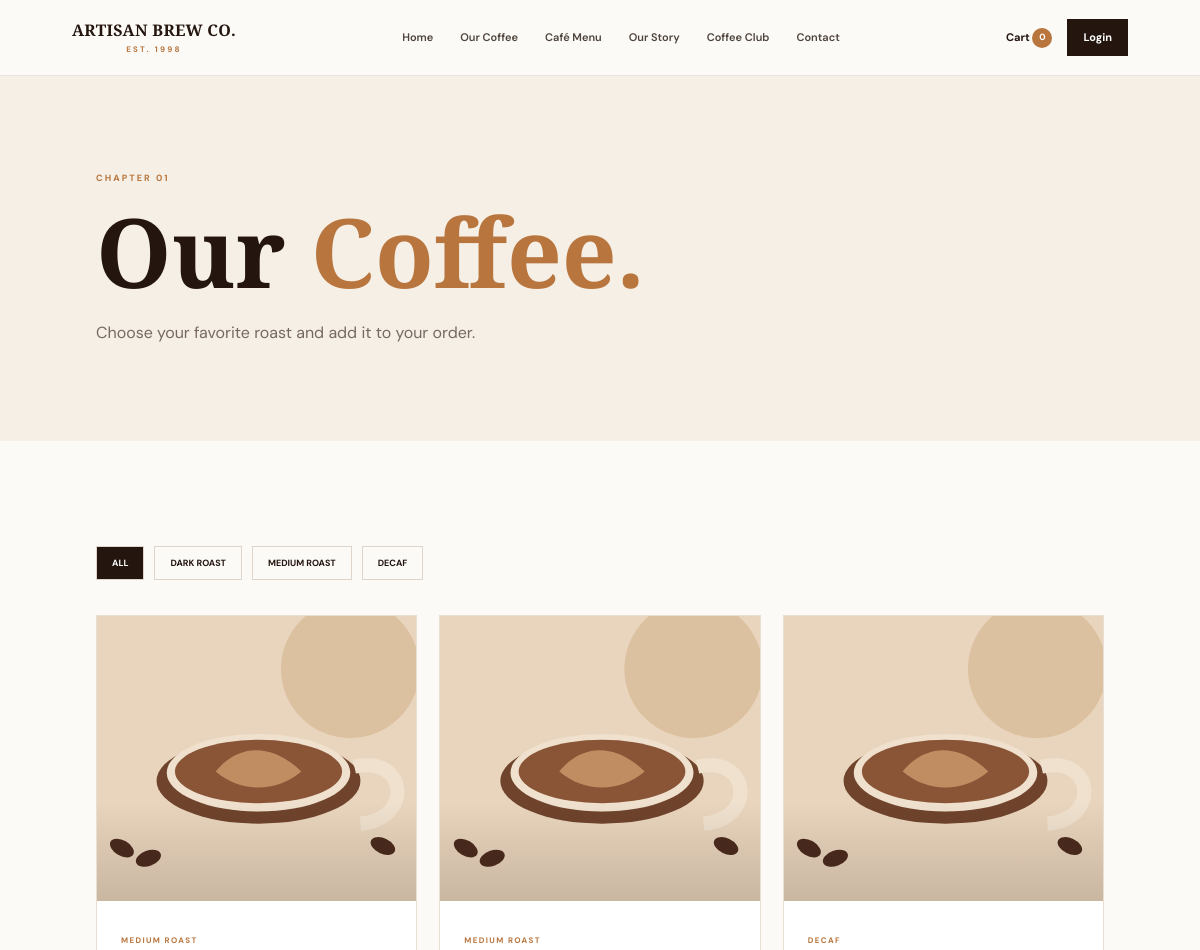
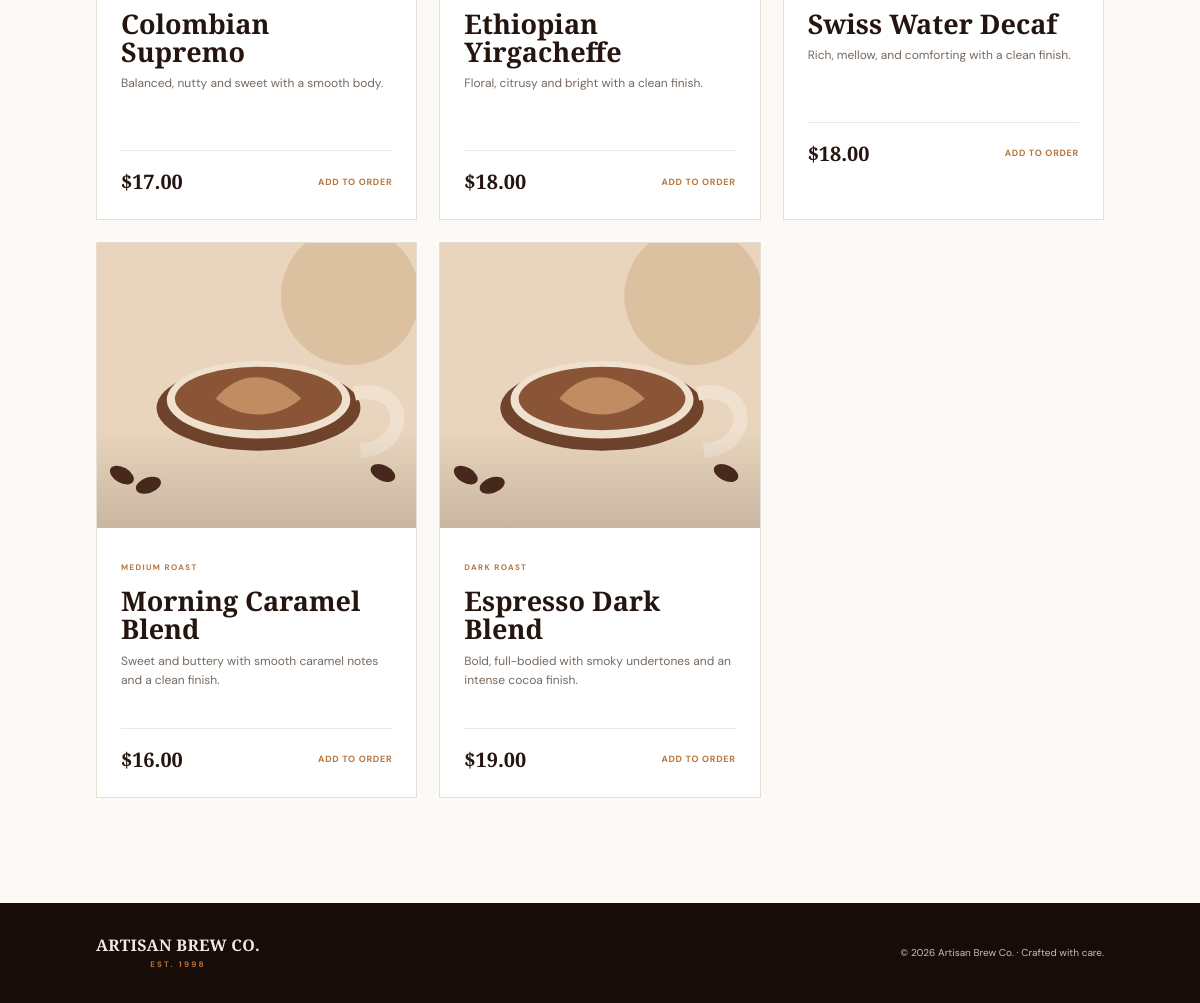
/products.php, run on the app's committed database (2 pictures, top to bottom).
### tables this page shows
CREATE TABLE IF NOT EXISTS products(product_id INT AUTO_INCREMENT PRIMARY KEY,name VARCHAR(150) NOT NULL,category VARCHAR(80) NOT NULL,price DECIMAL(10,2) NOT NULL,description TEXT NOT NULL,image VARCHAR(180) NOT NULL,created_at TIMESTAMP DEFAULT CURRENT_TIMESTAMP);

### products.php (the view)
<?php
require "includes/db.php"; $pageTitle="Our Coffee | Artisan Brew Co."; $cat=$_GET['category']??"All";
if($cat==="All") $stmt=$conn->prepare("SELECT * FROM products ORDER BY product_id DESC");
else {$stmt=$conn->prepare("SELECT * FROM products WHERE category=? ORDER BY product_id DESC");$stmt->bind_param("s",$cat);}
$stmt->execute();$products=$stmt->get_result();require "includes/header.php";?>
<section class="page-hero"><p class="eyebrow">CHAPTER 01</p><h1>Our <em>Coffee.</em></h1><p>Choose your favorite roast and add it to your order.</p></section>
<section class="section"><div class="filters"><?php foreach(["All","Dark Roast","Medium Roast","Decaf"] as $c):?><a class="<?=$cat===$c?'active':''?>" href="products.php<?= $c==="All"?'': '?category='.urlencode($c)?>"><?=$c?></a><?php endforeach;?></div>
<div class="product-grid"><?php while($p=$products->fetch_assoc()):?><article class="product-card"><div class="product-photo"><img src="assets/images/<?=htmlspecialchars($p['image'])?>" alt=""></div><div class="product-info"><span class="tag"><?=htmlspecialchars(strtoupper($p['category']))?></span><h3><?=htmlspecialchars($p['name'])?></h3><p><?=htmlspecialchars($p['description'])?></p><div class="product-bottom"><strong>$<?=number_format($p['price'],2)?></strong><a class="add-link" href="add_to_cart.php?id=<?=$p['product_id']?>">Add to order</a></div></div></article><?php endwhile;?></div></section><?php require "includes/footer.php";?>

### includes/header.php (shortened to what this page needs)
<?php
$cartCount = array_sum($_SESSION['cart'] ?? []);
?>
<!doctype html>
<html lang="en">
<head>
<link rel="stylesheet" href="assets/css/styles.css">
</head>
<body>
<header class="site-header">
<a class="brand" href="index.php">ARTISAN BREW CO.<small>EST. 1998</small></a>
<nav class="nav"><a href="index.php">Home</a><a href="products.php">Our Coffee</a><a href="menu.php">Café Menu</a><a href="index.php#story">Our Story</a><a href="index.php#club">Coffee Club</a><a href="contact.php">Contact</a></nav>
<div class="header-actions"><a href="cart.php">Cart <span class="cart-count"><?= (int)$cartCount ?></span></a><?php if(isset($_SESSION['user'])):?><a class="nav-order" href="logout.php">Logout</a><?php else:?><a class="nav-order" href="login.php">Login</a><?php endif;?></div>
</header><main>

### includes/footer.php
</main>
<footer><a class="brand" href="index.php">ARTISAN BREW CO.<small>EST. 1998</small></a><span>© <?=date("Y")?> Artisan Brew Co. · Crafted with care.</span></footer>
<script src="assets/js/script.js"></script></body></html>

### assets/css/styles.css (style rules this page uses)
* { box-sizing:border-box;margin:0;padding:0 }
:root { --espresso:#24150f;--coffee:#4b2b1f;--cream:#f5efe6;--paper:#fbfaf7;--latte:#d8b58d;--caramel:#b8753d;--sand:#e9dfd2;--muted:#76695f;--line:#e7ded4;--white:#fff }
html { scroll-behavior:smooth }
body { font-family:'DM Sans',Arial,sans-serif;background:var(--paper);color:var(--espresso);line-height:1.6 }
a { text-decoration:none;color:inherit }
.site-header { position:sticky;top:0;z-index:20;height:76px;display:flex;align-items:center;justify-content:space-between;padding:0 6vw;background:rgba(251,250,247,.94);backdrop-filter:blur(14px);border-bottom:1px solid rgba(75,43,31,.1) }
.brand { font-family:'Playfair Display',Georgia,serif;font-size:16px;font-weight:600;color:var(--espresso);display:flex;flex-direction:column;line-height:1;letter-spacing:.02em }
.brand small { font:700 8px 'DM Sans',Arial;letter-spacing:.28em;text-align:center;margin-top:6px;color:var(--caramel) }
.nav { display:flex;gap:27px;font-size:11px;font-weight:600;color:#4f433b }
.nav a { position:relative }
.nav a:after { content:"";position:absolute;left:0;bottom:-7px;width:0;height:1px;background:var(--caramel);transition:.25s }
.header-actions { display:flex;gap:15px;align-items:center;font-size:11px;font-weight:700 }
.cart-count { display:inline-grid;place-items:center;background:var(--caramel);color:white;border-radius:50%;width:20px;height:20px;font-size:9px }
.nav-order { padding:10px 16px;background:var(--espresso);color:white }
.eyebrow { font-size:9px;letter-spacing:.23em;font-weight:700;color:var(--caramel);margin-bottom:16px }
h1 em,h2 em { color:var(--caramel);font-style:normal }
.section { padding:105px 8vw }
h1,h2,h3 { font-family:'Playfair Display',Georgia,serif;line-height:1.05 }
.product-grid { display:grid;grid-template-columns:repeat(3,1fr);gap:22px }
.product-card { background:#fff;border:1px solid var(--line);transition:transform .25s ease,box-shadow .25s ease;overflow:hidden }
.product-photo { height:285px;background:linear-gradient(145deg,#eadbc9,#cda982);overflow:hidden;position:relative }
.product-photo:after { content:"";position:absolute;inset:0;background:linear-gradient(180deg,transparent 65%,rgba(36,21,15,.16));pointer-events:none }
.product-photo img { width:100%;height:100%;object-fit:cover;display:block;transition:transform .45s ease }
.product-info { padding:24px }
.tag { font-size:8px;letter-spacing:.17em;color:var(--caramel);font-weight:700 }
.product-info h3 { font-size:27px;margin:9px 0 8px }
.product-info p { font-size:12px;color:var(--muted);min-height:58px }
.product-bottom { display:flex;justify-content:space-between;align-items:center;border-top:1px solid #eee7df;margin-top:18px;padding-top:17px }
.product-bottom strong { font:600 20px 'Playfair Display',Georgia,serif;color:var(--espresso) }
.add-link { font-size:9px;font-weight:700;color:var(--caramel);text-transform:uppercase;letter-spacing:.08em }
.page-hero { padding:95px 8vw;background:var(--cream) }
.page-hero h1 { font-size:clamp(55px,8vw,100px) }
.page-hero p:last-child { color:var(--muted);margin-top:18px }
.filters { display:flex;gap:10px;margin-bottom:35px;flex-wrap:wrap }
.filters a { border:1px solid #ded4ca;padding:9px 15px;font-size:9px;font-weight:700;text-transform:uppercase }
.filters .active,.filters a:hover { background:var(--espresso);color:#fff }
footer { background:#170c08;color:#cdbdb1;padding:34px 8vw;display:flex;justify-content:space-between;align-items:center;font-size:10px }
footer .brand { color:#f4eadf }

### data on the page
products: image (picture), category "MEDIUM ROAST", name "Colombian Supremo", description "Balanced, nutty and sweet with a smooth body.", price "17.00"
products: image (picture), category "MEDIUM ROAST", name "Ethiopian Yirgacheffe", description "Floral, citrusy and bright with a clean finish.", price "18.00"
products: image (picture), category "DECAF", name "Swiss Water Decaf", description "Rich, mellow, and comforting with a clean finish.", price "18.00"
products: image (picture), category "MEDIUM ROAST", name "Morning Caramel Blend", description "Sweet and buttery with smooth caramel notes and a clean finish.", price "16.00"
products: image (picture), category "DARK ROAST", name "Espresso Dark Blend", description "Bold, full-bodied with smoky undertones and an intense cocoa finish.", price "19.00"

### other printed values
$cartCount "0"
$c "ALL"
$c "DARK ROAST"
$c "MEDIUM ROAST"
$c "DECAF"
